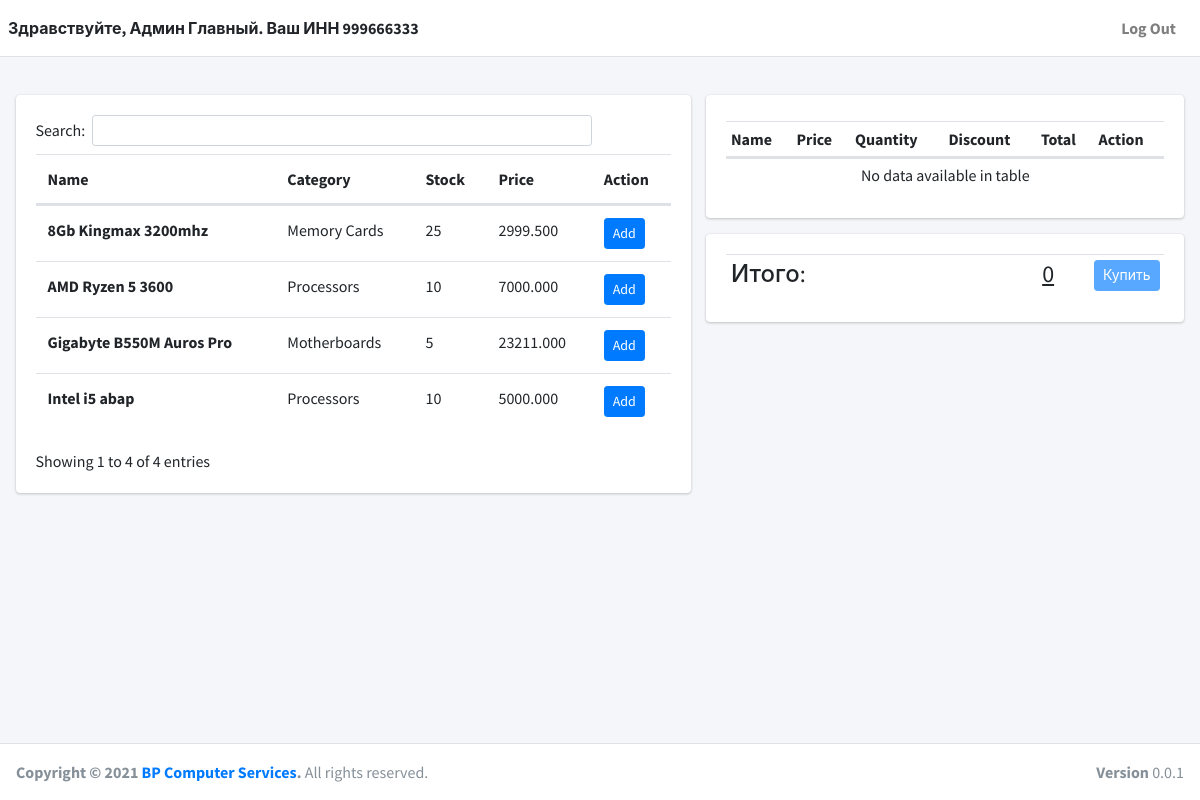
The app's page / (signed in) with its own data.
### app/models.py (models this page shows, shortened)
class UserAccount(AbstractUser):
    inn = models.CharField(max_length=11, unique=True)

class BasicModels(models.Model):
    modified_date = models.DateTimeField(auto_now=True, null=True, blank=True)
    created_date = models.DateTimeField(auto_now_add=True)
    is_active = models.BooleanField(default=True)
    class Meta:
        abstract = True

class Item(BasicModels):
    objects = MyManager()
    name = models.CharField(max_length=100, null=True, blank=True, unique=True)
    selling_price = models.DecimalField(null=True, blank=True, decimal_places=3, max_digits=15)
    original_price = models.DecimalField(null=True, blank=True, decimal_places=3, max_digits=15)
    category = models.ForeignKey(Category, on_delete=models.DO_NOTHING)
    stock = models.IntegerField(default=0)
    is_active = models.BooleanField(default=True)
    class Meta:
        db_table = 'items'
        verbose_name = 'Item'
        verbose_name_plural = "Items"
        ordering = ['name']

class Category(BasicModels):
    name = models.CharField(max_length=100, null=True, blank=True, unique=True)
    class Meta:
        db_table = 'categories'
        verbose_name = 'Category'
        verbose_name_plural = "Categories"

### app/views/common.py (the view)
# urls.py: path('', common.index, name="index"),
def index(request):
    if request.user.is_authenticated:
        items = Item.objects.filter(is_active=True)
        ctx = {
            'title': 'Sales',
            'items': items
        }
        return render(request, "sales/index.html", ctx)
    else:
        return HttpResponseRedirect(reverse("login"))

### app/templates/sales/index.html (shortened to what this page needs)
{% extends 'base.html' %}
{% block content %}
    <div class="row">
        <div class="col-md-7">
            <div class="card">
                <div class="card-body">
                    {% include 'sales/items.html' %}
                </div>
            </div>
        </div>
        <div class="col-md-5">
            <form action="{% url 'order' %}" method="post">
                <div class="card">
                    <div class="card-body">
                        {% include 'sales/cart-items.html' %}
                    </div>
                </div>
                <div class="card">
                    <div class="card-body">
                        {% include 'sales/get-items.html' %}
                    </div>
                </div>
            </form>
        </div>
    </div>
{% endblock %}

### app/templates/partials/navbar.html (shortened to what this page needs)
{% load static %}
<nav class="main-header navbar navbar-expand navbar-white navbar-light">
    <ul class="navbar-nav">
        <li class="nav-item d-none d-sm-inline-block">
            <span class="text-bold">Здравствуйте, {{ request.user.first_name }} {{ request.user.last_name }}.
        Ваш ИНН  {{ request.user.inn }}</span></a>
        </li>
    </ul>
    <ul class="navbar-nav ml-auto">
        <li class="nav-item">
            <a class="nav-link" href="{% url 'logout' %}" >
                <span class="text-bold">Log Out</span></a>
        </li>
    </ul>
</nav>

### app/templates/sales/items.html
<table id="data-table" class="table table-hover table-responsive-md" style="width:100%">
    <thead>
        <tr>
            <th>Name</th>
            <th>Category</th>
            <th>Stock</th>
            <th>Price</th>
            <th>Action</th>
        </tr>
    </thead>
    <tbody>
        {% for item in items %}
        <tr>
            <td class="font-weight-bolder" id="item-{{ item.id }}">{{ item.name }}</td>
            <td>{{ item.category.name }}</td>
            <td>
                {% if item.stock %}
                {{ item.stock }}
                {% else %}
                Out of Stock
                {% endif %}
            </td>
            <td>{{ item.selling_price }}</td>
            <td>
                {% if item.stock %}
                <button class="btn btn-sm btn-primary addItem" data-id="{{ item.id }}" data-stock="{{ item.stock }}" data-name="{{ item.name }}" data-price="{{ item.selling_price }}">Add</button>
                {% endif %}
            </td>
        </tr>
        {% endfor %}
    </tbody>
</table>

### app/templates/base.html (style rules this page uses)
@media (min-width: 768px) { body:not(.sidebar-mini-md) .content-wrapper, body:not(.sidebar-mini-md) .main-footer, body:not(.sidebar-mini-md) .main-header { transition: margin-left .3s ease-in-out; margin-left: 0 !important; } }

### app/templates/sales/index.html (style rules this page uses)
span { cursor: pointer; }

### records on screen
UserAccount: user.first_name "Админ", user.last_name "Главный", user.inn "999666333"
Item: name "8Gb Kingmax 3200mhz", category.name "Memory Cards", stock "25", selling_price "2999.500"
Item: name "AMD Ryzen 5 3600", category.name "Processors", stock "10", selling_price "7000.000"
Item: name "Gigabyte B550M Auros Pro", category.name "Motherboards", stock "5", selling_price "23211.000"
Item: name "Intel i5 abap", category.name "Processors", stock "10", selling_price "5000.000"
